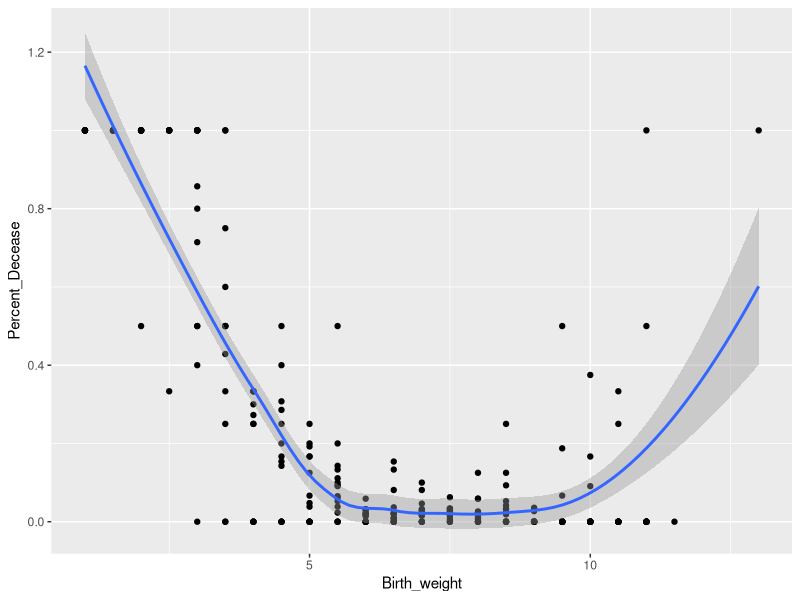
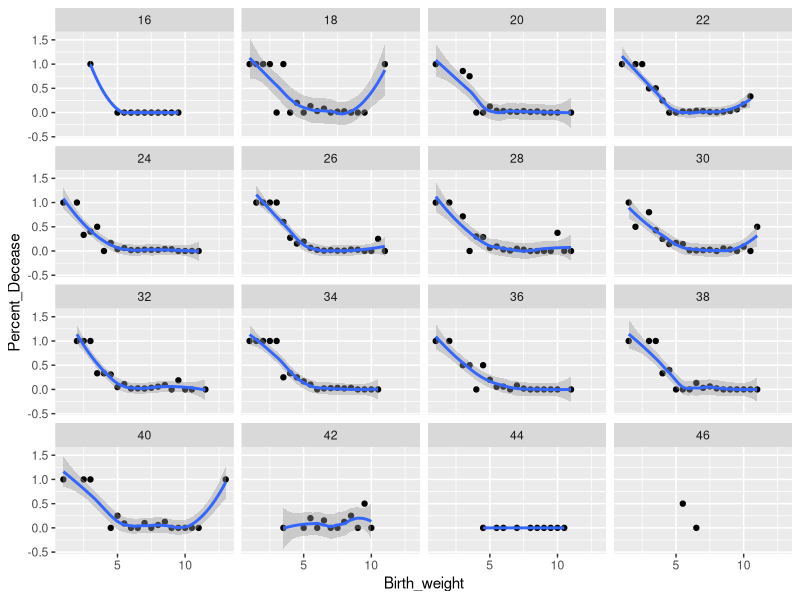
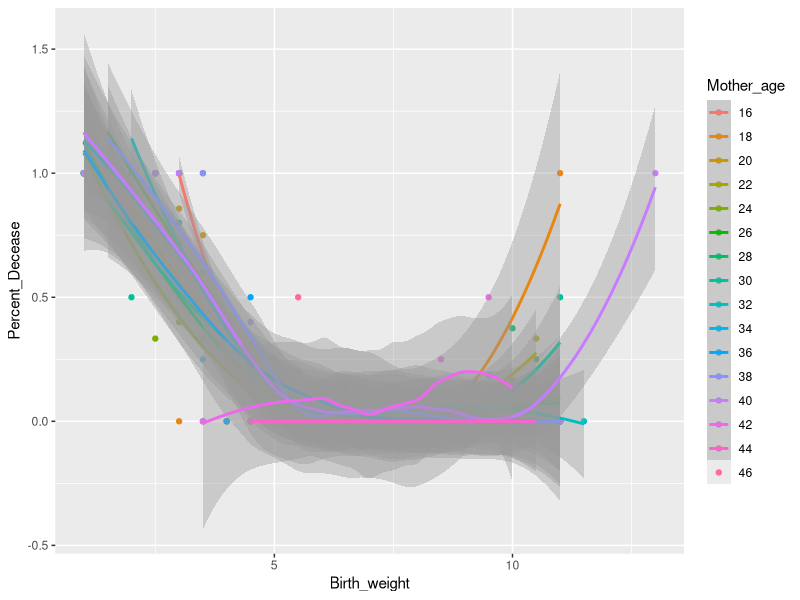

Reproduce these figures in R, in order.
## ---- chunk 1

Sys.Date()
## ---- chunk 2
library(tidyverse)
library(data.table)
## ---- chunk 3
library(tidyverse)
library(readr)
Newborn_Karn_Penrose <- read_csv("Datos/Newborn_Karn_Penrose.csv")


#library(readxl)
#Newborn_Karn_Penrose1 <- read_excel("~/Google Drive/GitHub_Google_Drive/GitHub/Vintage_DATA/DATA/Human_Birth_Weight/Newborn_Karn_Penrose.xlsx", sheet = 3)

head(Newborn_Karn_Penrose)


## ---- chunk 4

Newborn_Karn_Penrose %>% 
  mutate(Percent_Decease = Count_Non_survivors/Count_Total_Birth)

## ---- chunk 5
Newborn_Karn_Penrose %>% 
  mutate(Percent_Decease = Count_Non_survivors/Count_Total_Birth) %>% 
  ggplot(aes(Birth_weight, Percent_Decease)) + 
  geom_point() +
  geom_smooth()
  
## ---- chunk 6
Newborn_Karn_Penrose %>% 
  mutate(Percent_Decease = Count_Non_survivors/Count_Total_Birth) %>% 
  ggplot(aes(Birth_weight, Percent_Decease)) + 
  geom_point() +
  geom_smooth()+
  facet_wrap(~Mother_age)
## ---- chunk 7

Newborn_Karn_Penrose %>% 
  mutate(Percent_Decease = Count_Non_survivors/Count_Total_Birth) %>% 
  ggplot(aes(Birth_weight, Percent_Decease, color=Mother_age)) + 
  geom_point(aes(color=factor(Mother_age))) +
  geom_smooth(aes(color=factor(Mother_age)))
## ---- chunk 8

x= c("TRUE", "FALSE", "NA")
x   
str(parse_logical(x)) 

y= c("Carlos", "Kelvin")
     
y
str(parse_logical(y)) 


str(parse_logical(c("TRUE", "FALSE", "NA")))


z=c("1", "2", "3")
z
mean(z)
z1=str(parse_integer(z))



str(parse_integer(c("1", "2", "3")))

str(parse_date(c("2010-01-01", "1979-10-14")))

## ---- chunk 9
m=c("$4000", "$500" )
parse_number(m)


parse_number("$100")
#> [1] 100
parse_number("20%")
#> [1] 20
parse_number("It cost $123.45")
#> [1] 123.45
## ---- chunk 10
charToRaw("Ramn")

## ---- chunk 11
x1 <- "El Ni\xf1o was particularly bad this year"
x2 <- "\x82\xb1\x82\xf1\x82\xc9\x82\xbf\x82\xcd"
x3 <- "The boy was particularly bad this year"

library(readr)
  parse_character(x1, locale = locale(encoding = "Latin1"))
#> [1] "El Niño was particularly bad this year"
parse_character(x2, locale = locale(encoding = "Shift-JIS"))


parse_character(x, locale = locale(encoding = "Shift-JIS"))
#> [1] "こんにちは"
## ---- chunk 12
guess_encoding(charToRaw(x3))
